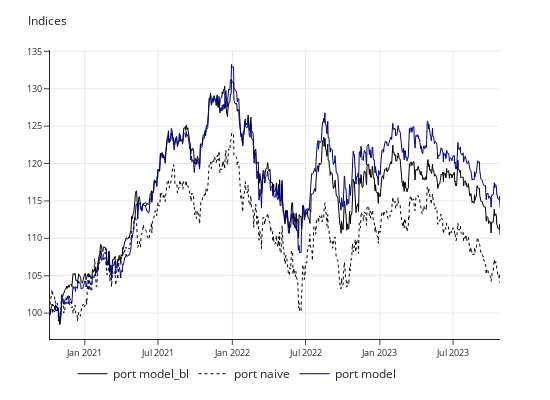
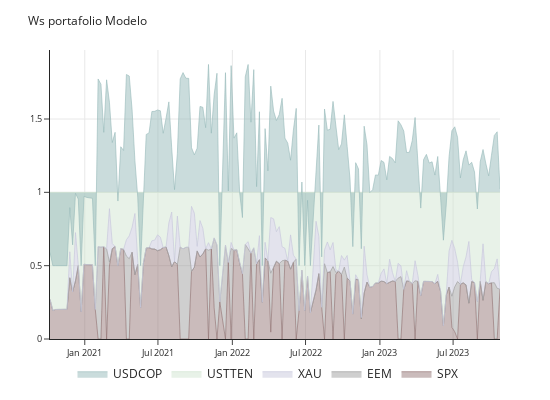
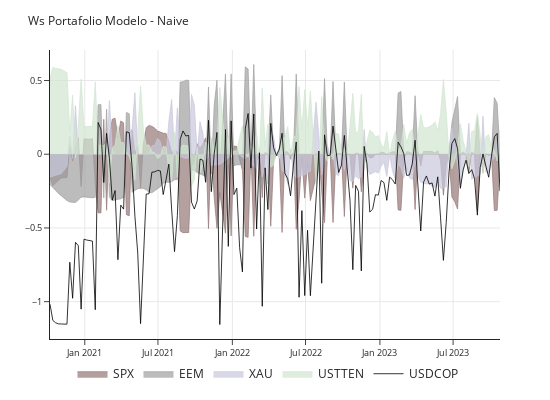

Notebook cell for these charts, in order:
### Code cell
graphs.sct(ports.add(1).apply(np.log).cumsum().apply(np.exp).mul(100).round(3),'Indices')
graphs.area(ws_,'Ws portafolio Modelo')
graphs.area_2(ws_.sub(wseq),'Ws Portafolio Modelo - Naive',nofill=['USDCOP'])

### Figure 1 — Plotly figure (JSON) as saved in the notebook; plotly's stock layout.template omitted (floating-point values rounded to 4 significant figures; data arrays with more than 128 entries replaced by an {"elided": "..."} marker saying what was removed)
{"data": [{"line": {"color": "black", "dash": "solid", "width": 1}, "mode": "lines", "name": "port model_bl", "type": "scatter", "x": {"elided": "1114 str values"}, "y": {"elided": "1114 float values"}}, {"line": {"color": "black", "dash": "dot", "width": 1}, "mode": "lines", "name": "port naive", "type": "scatter", "x": {"elided": "1114 str values"}, "y": {"elided": "1114 float values"}}, {"line": {"color": "darkblue", "dash": "solid", "width": 1}, "mode": "lines", "name": "port model", "type": "scatter", "x": {"elided": "1114 str values"}, "y": {"elided": "1114 float values"}}], "layout": {"height": 400, "legend": {"orientation": "h", "x": 0.05, "y": -0.07}, "margin": {"b": 50, "l": 50, "r": 50, "t": 50}, "showlegend": true, "title": {"font": {"size": 12}, "text": "Indices", "xanchor": "left"}, "width": 550, "xaxis": {"showgrid": true, "tickfont": {"size": 9}}, "yaxis": {"showgrid": true, "tickfont": {"size": 9}}}}

### Figure 2 — Plotly figure (JSON) as saved in the notebook; plotly's stock layout.template omitted (floating-point values rounded to 4 significant figures; data arrays with more than 128 entries replaced by an {"elided": "..."} marker saying what was removed)
{"data": [{"line": {"color": "rgba(150,120,120,0.7)", "width": 1}, "mode": "lines", "name": "SPX", "stackgroup": "one", "type": "scatter", "x": {"elided": "157 str values"}, "y": {"elided": "157 float values"}}, {"line": {"color": "rgba(160,160,160,0.7)", "width": 1}, "mode": "lines", "name": "EEM", "stackgroup": "one", "type": "scatter", "x": {"elided": "157 str values"}, "y": {"elided": "157 float values"}}, {"line": {"color": "rgba(200,200,220,0.7)", "width": 1}, "mode": "lines", "name": "XAU", "stackgroup": "one", "type": "scatter", "x": {"elided": "157 str values"}, "y": {"elided": "157 float values"}}, {"line": {"color": "rgba(210,230,210,0.7)", "width": 1}, "mode": "lines", "name": "USTTEN", "stackgroup": "one", "type": "scatter", "x": {"elided": "157 str values"}, "y": {"elided": "157 float values"}}, {"line": {"color": "rgba(150,185,185,0.6)", "width": 1}, "mode": "lines", "name": "USDCOP", "stackgroup": "one", "type": "scatter", "x": {"elided": "157 str values"}, "y": {"elided": "157 float values"}}], "layout": {"height": 400, "legend": {"orientation": "h", "x": 0.05, "y": -0.07}, "margin": {"b": 50, "l": 50, "r": 50, "t": 50}, "showlegend": true, "title": {"font": {"size": 12}, "text": "Ws portafolio Modelo", "xanchor": "left"}, "width": 550, "xaxis": {"showgrid": true, "tickfont": {"size": 9}}, "yaxis": {"showgrid": true, "tickfont": {"size": 9}}, "yaxis2": {"overlaying": "y", "side": "right", "tickfont": {"size": 9}}}}

### Figure 3 — Plotly figure (JSON) as saved in the notebook; plotly's stock layout.template omitted (floating-point values rounded to 4 significant figures; data arrays with more than 128 entries replaced by an {"elided": "..."} marker saying what was removed)
{"data": [{"fill": "tozeroy", "fillcolor": "rgba(150,120,120,0.7)", "line": {"color": "rgba(150,120,120,0.7)", "width": 1}, "mode": "lines", "name": "SPX", "type": "scatter", "x": {"elided": "157 str values"}, "y": {"elided": "157 float values"}}, {"fill": "tozeroy", "fillcolor": "rgba(160,160,160,0.7)", "line": {"color": "rgba(160,160,160,0.7)", "width": 1}, "mode": "lines", "name": "EEM", "type": "scatter", "x": {"elided": "157 str values"}, "y": {"elided": "157 float values"}}, {"fill": "tozeroy", "fillcolor": "rgba(200,200,220,0.7)", "line": {"color": "rgba(200,200,220,0.7)", "width": 1}, "mode": "lines", "name": "XAU", "type": "scatter", "x": {"elided": "157 str values"}, "y": {"elided": "157 float values"}}, {"fill": "tozeroy", "fillcolor": "rgba(210,230,210,0.7)", "line": {"color": "rgba(210,230,210,0.7)", "width": 1}, "mode": "lines", "name": "USTTEN", "type": "scatter", "x": {"elided": "157 str values"}, "y": {"elided": "157 float values"}}, {"line": {"color": "black", "width": 0.8}, "mode": "lines", "name": "USDCOP", "type": "scatter", "x": {"elided": "157 str values"}, "y": {"elided": "157 float values"}}], "layout": {"height": 400, "legend": {"orientation": "h", "x": 0.05, "y": -0.07}, "margin": {"b": 50, "l": 50, "r": 50, "t": 50}, "showlegend": true, "title": {"font": {"size": 12}, "text": "Ws Portafolio Modelo - Naive", "xanchor": "left"}, "width": 550, "xaxis": {"showgrid": true, "tickfont": {"size": 9}}, "yaxis": {"showgrid": true, "tickfont": {"size": 9}}, "yaxis2": {"overlaying": "y", "side": "right", "tickfont": {"size": 9}}}}
